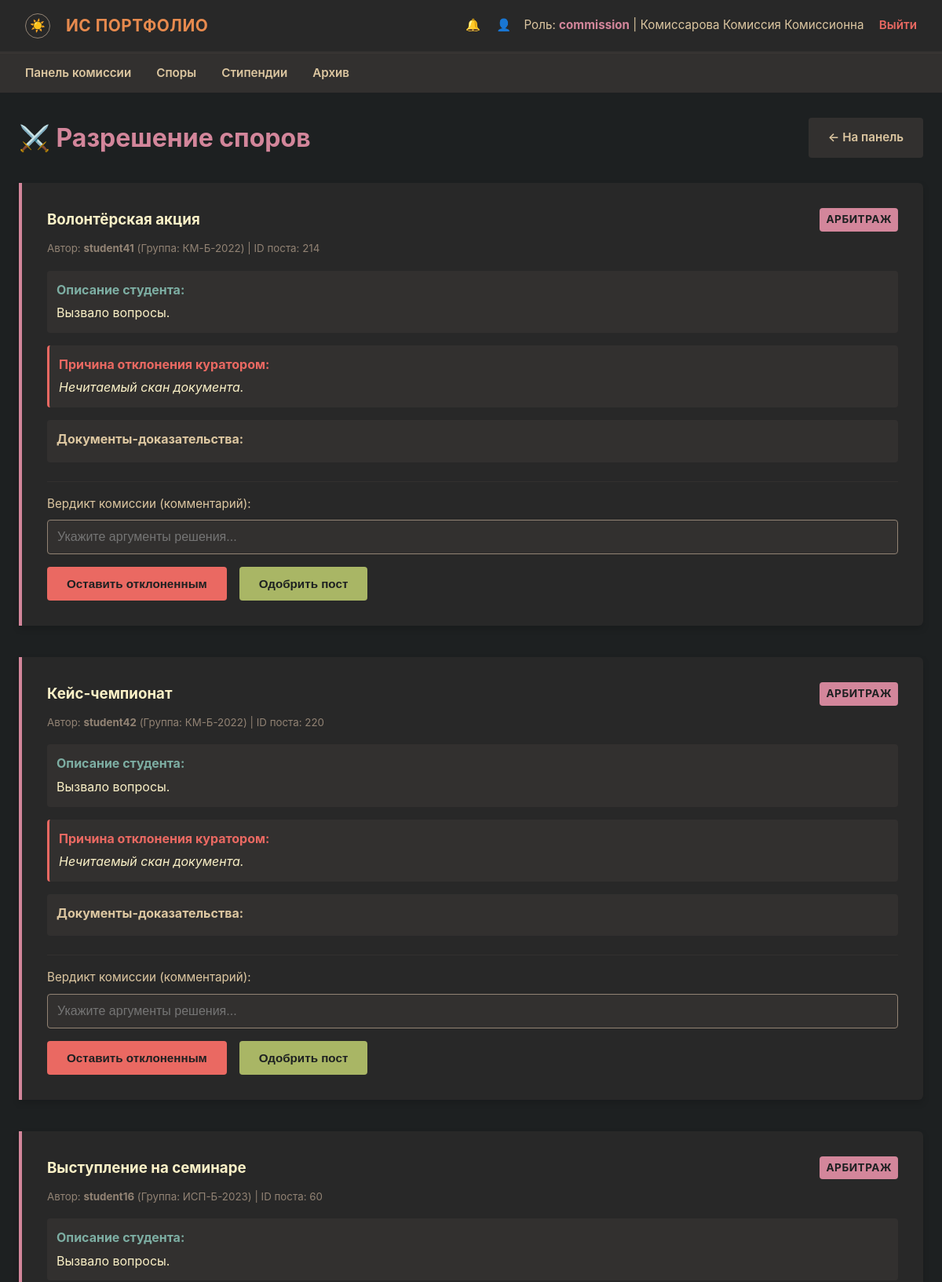
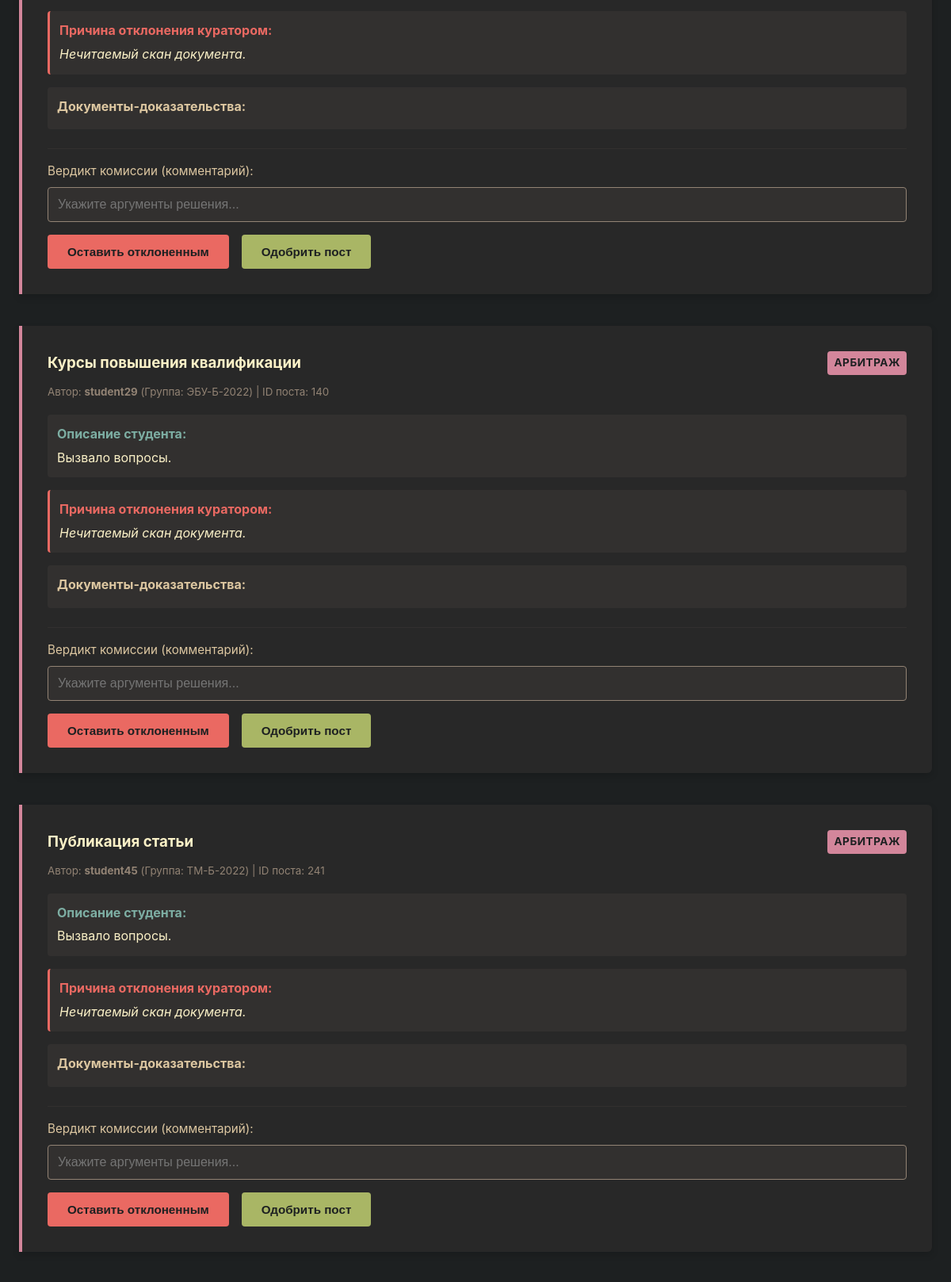
/commission/disputes (signed in, upper part), run on the app's committed database (2 pictures, top to bottom).
### models.py (models this page shows, shortened)
class User(db.Model, UserMixin):
    __tablename__ = 'users'
    id: int = db.Column(db.Integer, primary_key=True)
    username: str = db.Column(db.String(50), unique=True, nullable=False)
    password_hash: str = db.Column(db.String(256), nullable=False)
    role: str = db.Column(db.String(20), nullable=False)
    last_name: Optional[str] = db.Column(db.String(50), nullable=True)
    first_name: Optional[str] = db.Column(db.String(50), nullable=True)
    patronymic: Optional[str] = db.Column(db.String(50), nullable=True)
    group_name: Optional[str] = db.Column(db.String(20), nullable=True)
    group_id: Optional[int] = db.Column(db.Integer, db.ForeignKey('groups.id'), nullable=True)
    events = db.relationship('Event', backref='student', lazy=True, cascade='all, delete-orphan')
    notifications = db.relationship('Notification', backref='user', lazy=True, cascade='all, delete-orphan')
    scholarship_requests = db.relationship('ScholarshipRequest', backref='student', lazy=True, cascade='all, delete-orphan')
    curated_groups = db.relationship('Group', foreign_keys='Group.curator_id',
                                     back_populates='curator', lazy='select')

class Event(db.Model):
    __tablename__ = 'events'
    id: int = db.Column(db.Integer, primary_key=True)
    student_id: int = db.Column(db.Integer, db.ForeignKey('users.id'), nullable=False)
    title: str = db.Column(db.String(150), nullable=False)
    description: Optional[str] = db.Column(db.Text, nullable=True)
    status: str = db.Column(db.String(20), default=EventStatus.PENDING, nullable=False)
    previous_status: Optional[str] = db.Column(db.String(20), nullable=True)
    category: Optional[str] = db.Column(db.String(5), nullable=True)
    score: Optional[int] = db.Column(db.Integer, nullable=True)
    curator_comment: Optional[str] = db.Column(db.Text, nullable=True)
    commission_comment: Optional[str] = db.Column(db.Text, nullable=True)
    created_at: datetime = db.Column(db.DateTime, default=datetime.utcnow, nullable=False)
    commission_reviewed_at: Optional[datetime] = db.Column(db.DateTime, nullable=True)
    files = db.relationship('EventFile', backref='event', lazy=True, cascade='all, delete-orphan')

### routes/commission.py (the view)
    @app.route('/commission/disputes')
    @login_required
    def commission_disputes():
        if current_user.role != UserRole.COMMISSION:
            abort(403)
        disputed_events = Event.query.options(joinedload(Event.student)).filter_by(
            status='disputed'
        ).order_by(Event.created_at.asc()).all()
        return render_template('commission_disputes.html', disputed_events=disputed_events)

### helpers.py (called while the page is built)
def generate_csrf_token() -> str:
    if '_csrf_token' not in session:
        session['_csrf_token'] = secrets.token_hex(CSRF_TOKEN_BYTES)
    return session['_csrf_token']

### templates/commission_disputes.html (shortened to what this page needs)
{% extends 'base.html' %}
{% block content %}
<div style="display: flex; justify-content: space-between; align-items: center; margin-bottom: 2rem; flex-wrap: wrap; gap: 1rem;">
    <h1 style="color: var(--purple); margin: 0;">⚔️ Разрешение споров</h1>
    <a href="{{ url_for('commission_dashboard') }}" class="btn" style="background-color: var(--bg2); color: var(--fg1); text-decoration: none;">← На панель</a>
</div>
<div class="post-grid" style="margin-bottom: 3rem;">
    {% for event in disputed_events %}
    <div class="post-card disputed" style="padding: 2rem; background-color: var(--bg1); margin-bottom: 1rem; border-left: 4px solid var(--purple);">
        <div class="post-header" style="display: flex; justify-content: space-between; align-items: flex-start; margin-bottom: 1rem;">
            <div>
                <h3 style="color: var(--fg0); margin: 0 0 0.5rem 0;">{{ event.title }}</h3>
                <small style="color: var(--gray);">
                    Автор: <strong>{{ event.student.username if event.student else 'Удаленный пользователь' }}</strong>
                    (Группа: {{ event.student.group_name if (event.student and event.student.group_name) else '—' }}) | ID поста: {{ event.id }}
                </small>
            </div>
            <span class="status-badge" style="background-color: var(--purple); color: var(--bg0); padding: 0.25rem 0.5rem; border-radius: 4px; font-size: 0.85rem; font-weight: bold;">Арбитраж</span>
        </div>
        <div style="margin-bottom: 1rem; background-color: var(--bg2); padding: 0.75rem; border-radius: 4px;">
            <strong style="color: var(--blue); display: block; margin-bottom: 0.25rem;">Описание студента:</strong>
            <p style="white-space: pre-wrap; margin: 0;">{{ event.description or 'Без описания.' }}</p>
        </div>
        <div style="margin-bottom: 1rem; background-color: var(--bg2); padding: 0.75rem; border-radius: 4px; border-left: 3px solid var(--red);">
            <strong style="color: var(--red); display: block; margin-bottom: 0.25rem;">Причина отклонения куратором:</strong>
            <p style="font-style: italic; margin: 0;">{{ event.curator_comment or 'Причина не указана.' }}</p>
        </div>
        <div style="margin-bottom: 1.5rem; background-color: var(--bg2); padding: 0.75rem; border-radius: 4px;">
            <strong style="color: var(--fg1); display: block; margin-bottom: 0.25rem;">Документы-доказательства:</strong>
        </div>
        <form action="/commission/resolve_dispute/{{ event.id }}" method="POST" style="border-top: 1px solid var(--bg2); padding-top: 1rem;">
            <div class="form-group" style="margin-bottom: 1rem;">
                <label for="com_comment-{{ event.id }}" style="display: block; margin-bottom: 0.5rem;">Вердикт комиссии (комментарий):</label>
                <input type="text" id="com_comment-{{ event.id }}" name="commission_comment" class="form-control" required
                       placeholder="Укажите аргументы решения..." style="width: 100%; box-sizing: border-box;">
            </div>
            <div style="display: flex; gap: 1rem;">
                <button type="submit" name="decision" value="confirm_reject" class="btn btn-danger">Оставить отклоненным</button>
                <button type="submit" name="decision" value="overrule_approve" class="btn btn-success">Одобрить пост</button>
            </div>
        </form>
    </div>
    {% else %}
    <div style="text-align: center; padding: 3rem; background-color: var(--bg1); border-radius: 6px; border: 1px dashed var(--gray);">
        <div style="font-size: 2rem; margin-bottom: 1rem;">✅</div>
        <p style="color: var(--gray); margin: 0;">Нет спорных постов, требующих вмешательства комиссии.</p>
    </div>
    {% endfor %}
</div>
{% endblock %}

### templates/base.html (shortened to what this page needs)
<!DOCTYPE html>
<html lang="ru">
<head>
    <link rel="stylesheet" href="{{ url_for('static', filename='css/style.css') }}">
</head>
<body>
    {% if current_user.is_authenticated %}
    <nav class="navbar">
        <div class="navbar-brand">
            <button class="theme-toggle" id="themeToggle" title="Сменить тему">☀️</button>
            ИС Портфолио
        </div>
        <div class="navbar-user">
            <a href="{{ url_for('notifications') }}" style="color: var(--fg1); text-decoration: none; margin-right: 1rem; position: relative;">
                🔔
            </a>
            <a href="{{ url_for('profile') }}" style="color: var(--fg1); text-decoration: none; margin-right: 0.75rem;">👤</a>
            Роль: <strong>{{ current_user.role }}</strong> |
            {% if current_user.last_name or current_user.first_name %}
            {{ current_user.last_name or '' }} {{ current_user.first_name or '' }} {{ current_user.patronymic or '' }}
            {% else %}
            {{ current_user.username }}
            {% endif %}
            <a href="{{ url_for('logout') }}" class="logout-link">Выйти</a>
        </div>
    </nav>
    <nav class="role-nav">
        <ul>
            {% if current_user.role == 'admin' %}
            <li><a href="{{ url_for('admin_dashboard') }}">Панель</a></li>
            <li><a href="{{ url_for('admin_users') }}">Пользователи</a></li>
            <li><a href="{{ url_for('admin_groups') }}">Группы</a></li>
            <li><a href="{{ url_for('admin_audit') }}">Аудит</a></li>
            {% elif current_user.role == 'student' %}
            <li><a href="{{ url_for('student_dashboard') }}">Моя панель</a></li>
            <li><a href="{{ url_for('student_create') }}">Создать пост</a></li>
            <li><a href="{{ url_for('student_history') }}">История</a></li>
            <li><a href="{{ url_for('rating') }}">Рейтинг</a></li>
            {% elif current_user.role == 'curator' %}
            <li><a href="{{ url_for('curator_dashboard') }}">Панель куратора</a></li>
            <li><a href="{{ url_for('curator_pending') }}">Заявки</a></li>
            <li><a href="{{ url_for('curator_resolved') }}">Журнал</a></li>
            <li><a href="{{ url_for('rating') }}">Рейтинг</a></li>
            {% elif current_user.role == 'commission' %}
            <li><a href="{{ url_for('commission_dashboard') }}">Панель комиссии</a></li>
            <li><a href="{{ url_for('commission_disputes') }}">Споры</a></li>
            <li><a href="{{ url_for('commission_scholarships') }}">Стипендии</a></li>
            <li><a href="{{ url_for('commission_archive') }}">Архив</a></li>
            {% endif %}
        </ul>
    </nav>
    {% endif %}
    <div class="container">
        {% block content %}{% endblock %}
    </div>
</body>
</html>

### static/css/style.css (style rules this page uses)
:root { --bg0: #1d2021; --bg1: #282828; --bg2: #32302f; --bg3: #3c3836; --fg0: #fbf1c7; --fg1: #ddc7a1; --red: #ea6962; --green: #a9b665; --yellow: #d8a657; --blue: #7daea3; --orange: #e78a4e; --purple: #d3869b; --gray: #928374; }
* { box-sizing: border-box; margin: 0; padding: 0; }
body { background-color: var(--bg0); color: var(--fg0); font-family: -apple-system, BlinkMacSystemFont, "Segoe UI", Roboto, Helvetica, Arial, sans-serif; font-size: 16px; line-height: 1.6; padding-bottom: 3rem; }
.navbar { background-color: var(--bg1); padding: 1rem 2rem; display: flex; justify-content: space-between; align-items: center; border-bottom: 2px solid var(--bg2); box-shadow: 0 4px 6px rgba(0, 0, 0, 0.3); }
.navbar-brand { display: flex; align-items: center; gap: 0.5rem; font-weight: 700; color: var(--orange); font-size: 1.3rem; letter-spacing: 0.5px; text-transform: uppercase; }
.navbar-user { color: var(--fg1); font-size: 0.95rem; }
.navbar-user strong { color: var(--purple); }
.logout-link { color: var(--red); text-decoration: none; margin-left: 15px; font-weight: 600; border-bottom: 1px dashed transparent; transition: border-color 0.2s ease; }
.role-nav { background-color: var(--bg2); padding: 0.75rem 2rem; border-top: 1px solid var(--bg3); }
.role-nav ul { list-style: none; display: flex; gap: 2rem; margin: 0; }
.role-nav li { display: inline; }
.role-nav a { color: var(--fg1); text-decoration: none; font-weight: 600; font-size: 0.95rem; padding: 0.5rem 0; border-bottom: 2px solid transparent; transition: border-color 0.2s ease, color 0.2s ease; }
.container { max-width: 1200px; margin: 2rem auto; padding: 0 1.5rem; }
.form-group { margin-bottom: 1.25rem; }
.form-group label { display: block; margin-bottom: 0.5rem; color: var(--fg1); font-size: 0.95rem; }
.form-control { width: 100%; padding: 0.75rem; background-color: var(--bg2); border: 1px solid var(--gray); color: var(--fg0); border-radius: 4px; font-size: 1rem; transition: border-color 0.2s ease, box-shadow 0.2s ease; }
.btn { display: inline-block; padding: 0.75rem 1.5rem; border: 1px solid transparent; border-radius: 4px; cursor: pointer; font-weight: 600; font-size: 0.95rem; text-align: center; text-decoration: none; transition: opacity 0.15s ease, transform 0.1s ease; }
.btn-success { background-color: var(--green); color: var(--bg0); }
.btn-danger { background-color: var(--red); color: var(--bg0); }
.post-grid { display: flex; flex-direction: column; gap: 1.5rem; }
.post-card { background-color: var(--bg1); border-left: 5px solid var(--gray); border-radius: 0 6px 6px 0; padding: 1.5rem; box-shadow: 0 4px 8px rgba(0,0,0,0.15); transition: transform 0.2s ease; }
.post-card.disputed { border-left-color: var(--orange); }
.post-header { display: flex; justify-content: space-between; align-items: center; margin-bottom: 1rem; flex-wrap: wrap; gap: 0.5rem; }
.status-badge { padding: 0.25rem 0.6rem; border-radius: 4px; font-size: 0.8rem; font-weight: 700; text-transform: uppercase; letter-spacing: 0.5px; }
.theme-toggle { background: none; border: 1px solid var(--gray); border-radius: 50%; width: 32px; height: 32px; display: inline-flex; align-items: center; justify-content: center; cursor: pointer; font-size: 1rem; line-height: 1; color: var(--fg1); margin-right: 0.75rem; vertical-align: middle; }

### data on the page
User: role "commission", last_name "Комиссарова", first_name "Комиссия", patronymic "Комиссионна"
Event: title "Волонтёрская акция", student "student41", student "КМ-Б-2022", id "214", description "Вызвало вопросы.", curator_comment "Нечитаемый скан документа."
Event: title "Кейс-чемпионат", student "student42", student "КМ-Б-2022", id "220", description "Вызвало вопросы.", curator_comment "Нечитаемый скан документа."
Event: title "Выступление на семинаре", student "student16", student "ИСП-Б-2023", id "60", description "Вызвало вопросы.", curator_comment "Нечитаемый скан документа."
Event: title "Курсы повышения квалификации", student "student29", student "ЭБУ-Б-2022", id "140", description "Вызвало вопросы.", curator_comment "Нечитаемый скан документа."
Event: title "Публикация статьи", student "student45", student "ТМ-Б-2022", id "241", description "Вызвало вопросы.", curator_comment "Нечитаемый скан документа."
